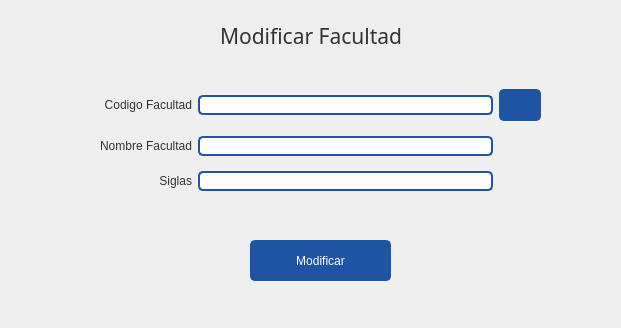
<?xml version="1.0" encoding="UTF-8"?>
<ui version="4.0">
 <class>CargarFacultad</class>
 <widget class="QWidget" name="CargarFacultad">
  <property name="windowModality">
   <enum>Qt::ApplicationModal</enum>
  </property>
  <property name="geometry">
   <rect>
    <x>0</x>
    <y>0</y>
    <width>621</width>
    <height>328</height>
   </rect>
  </property>
  <property name="minimumSize">
   <size>
    <width>500</width>
    <height>270</height>
   </size>
  </property>
  <property name="maximumSize">
   <size>
    <width>3000</width>
    <height>3000</height>
   </size>
  </property>
  <property name="windowTitle">
   <string>Cargar Producto</string>
  </property>
  <property name="windowIcon">
   <iconset resource="resources.qrc">
    <normaloff>:/icons/images/icons/cil-pencil.png</normaloff>:/icons/images/icons/cil-pencil.png</iconset>
  </property>
  <property name="styleSheet">
   <string notr="true">QWidget{
	color: #333;
	font: 9pt &quot;Segoe UI&quot;;
}
/* ----------------- LineEdit  ----------------- */
QLineEdit {
	border-radius: 5px;
	border: 2px solid #1F54A3;
	padding-left: 10px;
	selection-color: white;
	selection-background-color: #2A3C57;
    color: black;
}
QLineEdit:hover {
	border: 2px solid rgb(98, 114, 164);
}
QLineEdit:focus {
	border: 2px solid #2A3C57;
}



/* ----------------- Button ----------------- */
QPushButton {
	border: 2px solid #1F54A3;
	border-radius: 5px;	
	background-color: #1F54A3;
	color:white;
}
 QPushButton:hover {
	background-color: #286FD6;
	border: 2px solid #286FD6;
}
 QPushButton:pressed {	
	background-color: #2A3C57;
	border: 2px solid #2A3C57;
}

/* ----------------- CheckBox ----------------- */

QCheckBox::indicator {
	border : 1px solid #6272a4;
	width: 15px;
	height: 15px;
	border-radius: 15px;
    background: #6272a4;
}
QCheckBox::indicator:hover {
	background-color: #286FD6;
	border : 1px solid #286FD6;
}
QCheckBox::indicator:checked {
	border : 1px solid #1F54A3;
    background: 3px solid #1F54A3;	
	background-image: url(:/icons/images/icons/cil-check-alt.png);
}


/* ----------------- QDateEdit ----------------- */
QDateTimeEdit{
	background-color: white;
	border-radius: 5px;
	border: 2px solid #1F54A3;
    color: black;
}
QDateTimeEdit:hover{
	border: 2px solid #7284b9;
}

QDateTimeEdit:focus {
	border: 2px solid #2A3C57;
}


QDateTimeEdit::up-button {
    border-image: url(:/icons/images/icons/cil-arrow-top.png); 
}

QDateTimeEdit::down-button {
    border-image: url(:/icons/images/icons/cil-arrow-bottom.png);
}














</string>
  </property>
  <widget class="QLabel" name="label">
   <property name="geometry">
    <rect>
     <x>220</x>
     <y>0</y>
     <width>221</width>
     <height>71</height>
    </rect>
   </property>
   <property name="font">
    <font>
     <family>Microsoft YaHei UI Light</family>
     <pointsize>16</pointsize>
     <weight>3</weight>
     <italic>false</italic>
     <bold>false</bold>
    </font>
   </property>
   <property name="styleSheet">
    <string notr="true">font: 25 16pt &quot;Microsoft YaHei UI Light&quot;;</string>
   </property>
   <property name="text">
    <string>Modificar Facultad</string>
   </property>
  </widget>
  <widget class="QWidget" name="gridLayoutWidget">
   <property name="geometry">
    <rect>
     <x>100</x>
     <y>80</y>
     <width>441</width>
     <height>121</height>
    </rect>
   </property>
   <layout class="QGridLayout" name="gridLayout">
    <item row="1" column="0">
     <widget class="QLabel" name="label_10">
      <property name="text">
       <string>Nombre Facultad</string>
      </property>
      <property name="alignment">
       <set>Qt::AlignRight|Qt::AlignTrailing|Qt::AlignVCenter</set>
      </property>
     </widget>
    </item>
    <item row="1" column="1">
     <widget class="QLineEdit" name="txt_nombreFacultad">
      <property name="enabled">
       <bool>false</bool>
      </property>
      <property name="minimumSize">
       <size>
        <width>0</width>
        <height>0</height>
       </size>
      </property>
      <property name="maximumSize">
       <size>
        <width>295</width>
        <height>16777215</height>
       </size>
      </property>
      <property name="clearButtonEnabled">
       <bool>false</bool>
      </property>
     </widget>
    </item>
    <item row="2" column="1">
     <widget class="QLineEdit" name="txt_siglas">
      <property name="enabled">
       <bool>false</bool>
      </property>
      <property name="minimumSize">
       <size>
        <width>0</width>
        <height>0</height>
       </size>
      </property>
      <property name="maximumSize">
       <size>
        <width>295</width>
        <height>16777215</height>
       </size>
      </property>
     </widget>
    </item>
    <item row="0" column="0">
     <widget class="QLabel" name="label_11">
      <property name="text">
       <string>Codigo Facultad</string>
      </property>
      <property name="alignment">
       <set>Qt::AlignRight|Qt::AlignTrailing|Qt::AlignVCenter</set>
      </property>
     </widget>
    </item>
    <item row="2" column="0">
     <widget class="QLabel" name="label_8">
      <property name="text">
       <string>Siglas</string>
      </property>
      <property name="alignment">
       <set>Qt::AlignRight|Qt::AlignTrailing|Qt::AlignVCenter</set>
      </property>
     </widget>
    </item>
    <item row="0" column="1">
     <widget class="QLineEdit" name="txt_codfacultad">
      <property name="enabled">
       <bool>true</bool>
      </property>
      <property name="minimumSize">
       <size>
        <width>0</width>
        <height>0</height>
       </size>
      </property>
      <property name="maximumSize">
       <size>
        <width>295</width>
        <height>16777215</height>
       </size>
      </property>
      <property name="clearButtonEnabled">
       <bool>false</bool>
      </property>
     </widget>
    </item>
    <item row="0" column="2">
     <widget class="QPushButton" name="btn_buscar">
      <property name="minimumSize">
       <size>
        <width>32</width>
        <height>32</height>
       </size>
      </property>
      <property name="text">
       <string/>
      </property>
      <property name="icon">
       <iconset resource="resources.qrc">
        <normaloff>:/icons/images/icons/cil-paper-plane.png</normaloff>:/icons/images/icons/cil-paper-plane.png</iconset>
      </property>
     </widget>
    </item>
   </layout>
  </widget>
  <widget class="QPushButton" name="btn_modificar">
   <property name="enabled">
    <bool>false</bool>
   </property>
   <property name="geometry">
    <rect>
     <x>250</x>
     <y>240</y>
     <width>141</width>
     <height>41</height>
    </rect>
   </property>
   <property name="minimumSize">
    <size>
     <width>116</width>
     <height>32</height>
    </size>
   </property>
   <property name="text">
    <string>Modificar</string>
   </property>
  </widget>
 </widget>
 <tabstops>
  <tabstop>txt_nombreFacultad</tabstop>
  <tabstop>btn_modificar</tabstop>
 </tabstops>
 <resources>
  <include location="resources.qrc"/>
 </resources>
 <connections/>
</ui>
